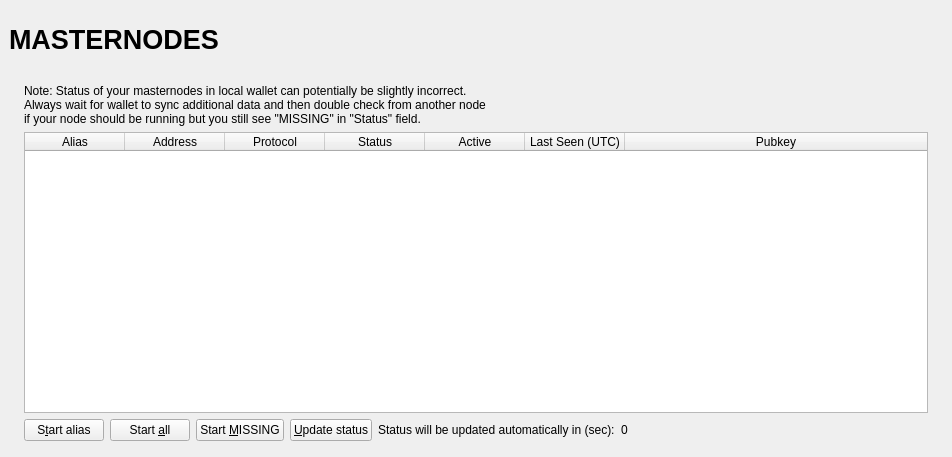
<?xml version="1.0" encoding="UTF-8"?>
<ui version="4.0">
 <class>MasternodeList</class>
 <widget class="QWidget" name="MasternodeList">
  <property name="geometry">
   <rect>
    <x>0</x>
    <y>0</y>
    <width>723</width>
    <height>457</height>
   </rect>
  </property>
  <property name="windowTitle">
   <string>Form</string>
  </property>
  <layout class="QVBoxLayout" name="topLayout" stretch="0">
   <property name="leftMargin">
    <number>9</number>
   </property>
   <property name="topMargin">
    <number>9</number>
   </property>
   <property name="rightMargin">
    <number>9</number>
   </property>
   <property name="bottomMargin">
    <number>9</number>
   </property>
   <item>
    <layout class="QVBoxLayout" name="verticalLayout_Master" stretch="0,1">
     <property name="spacing">
      <number>0</number>
     </property>
     <item>
      <widget class="QFrame" name="frame_Header">
       <layout class="QVBoxLayout" name="verticalLayout_4">
        <property name="leftMargin">
         <number>0</number>
        </property>
        <property name="topMargin">
         <number>0</number>
        </property>
        <property name="rightMargin">
         <number>0</number>
        </property>
        <property name="bottomMargin">
         <number>0</number>
        </property>
        <item>
         <layout class="QHBoxLayout" name="horizontalLayout_Header" stretch="1,0,1">
          <item>
           <widget class="QLabel" name="labelOverviewHeaderLeft">
            <property name="minimumSize">
             <size>
              <width>464</width>
              <height>60</height>
             </size>
            </property>
            <property name="mstateraumSize">
             <size>
              <width>16777215</width>
              <height>60</height>
             </size>
            </property>
            <property name="font">
             <font>
              <pointsize>20</pointsize>
              <weight>75</weight>
              <bold>true</bold>
             </font>
            </property>
            <property name="text">
             <string>MASTERNODES</string>
            </property>
           </widget>
          </item>
          <item>
           <spacer name="horizontalSpacer">
            <property name="orientation">
             <enum>Qt::Horizontal</enum>
            </property>
            <property name="sizeHint" stdset="0">
             <size>
              <width>40</width>
              <height>20</height>
             </size>
            </property>
           </spacer>
          </item>
          <item>
           <widget class="QLabel" name="labelOverviewHeaderRight">
            <property name="minimumSize">
             <size>
              <width>464</width>
              <height>60</height>
             </size>
            </property>
            <property name="mstateraumSize">
             <size>
              <width>16777215</width>
              <height>60</height>
             </size>
            </property>
            <property name="font">
             <font>
              <pointsize>14</pointsize>
             </font>
            </property>
            <property name="text">
             <string/>
            </property>
            <property name="alignment">
             <set>Qt::AlignRight|Qt::AlignTrailing|Qt::AlignVCenter</set>
            </property>
           </widget>
          </item>
         </layout>
        </item>
       </layout>
      </widget>
     </item>
     <item>
      <widget class="QFrame" name="frame_BG">
       <layout class="QVBoxLayout" name="verticalLayout_3">
        <property name="leftMargin">
         <number>6</number>
        </property>
        <property name="topMargin">
         <number>6</number>
        </property>
        <property name="rightMargin">
         <number>6</number>
        </property>
        <property name="bottomMargin">
         <number>6</number>
        </property>
        <item>
         <widget class="QFrame" name="frame_Content">
          <layout class="QVBoxLayout" name="verticalLayout">
           <property name="spacing">
            <number>0</number>
           </property>
           <property name="leftMargin">
            <number>0</number>
           </property>
           <property name="topMargin">
            <number>0</number>
           </property>
           <property name="rightMargin">
            <number>0</number>
           </property>
           <property name="bottomMargin">
            <number>0</number>
           </property>
           <item>
            <layout class="QGridLayout" name="gridLayout_2">
             <property name="spacing">
              <number>2</number>
             </property>
             <item row="0" column="0">
              <widget class="QFrame" name="frameList">
               <layout class="QVBoxLayout" name="verticalLayout_2">
                <property name="bottomMargin">
                 <number>1</number>
                </property>
                <item>
                 <layout class="QHBoxLayout" name="horizontalLayout_note">
                  <property name="bottomMargin">
                   <number>0</number>
                  </property>
                  <item>
                   <widget class="QLabel" name="updateNote">
                    <property name="text">
                     <string>Note: Status of your masternodes in local wallet can potentially be slightly incorrect.&lt;br /&gt;Always wait for wallet to sync additional data and then double check from another node&lt;br /&gt;if your node should be running but you still see &quot;MISSING&quot; in &quot;Status&quot; field.</string>
                    </property>
                   </widget>
                  </item>
                 </layout>
                </item>
                <item>
                 <widget class="QTableWidget" name="tableWidgetMyMasternodes">
                  <property name="minimumSize">
                   <size>
                    <width>695</width>
                    <height>0</height>
                   </size>
                  </property>
                  <property name="palette">
                   <palette>
                    <active>
                     <colorrole role="Text">
                      <brush brushstyle="SolidPattern">
                       <color alpha="255">
                        <red>51</red>
                        <green>51</green>
                        <blue>51</blue>
                       </color>
                      </brush>
                     </colorrole>
                    </active>
                    <inactive>
                     <colorrole role="Text">
                      <brush brushstyle="SolidPattern">
                       <color alpha="255">
                        <red>51</red>
                        <green>51</green>
                        <blue>51</blue>
                       </color>
                      </brush>
                     </colorrole>
                    </inactive>
                    <disabled>
                     <colorrole role="Text">
                      <brush brushstyle="SolidPattern">
                       <color alpha="255">
                        <red>85</red>
                        <green>85</green>
                        <blue>85</blue>
                       </color>
                      </brush>
                     </colorrole>
                    </disabled>
                   </palette>
                  </property>
                  <property name="editTriggers">
                   <set>QAbstractItemView::NoEditTriggers</set>
                  </property>
                  <property name="alternatingRowColors">
                   <bool>true</bool>
                  </property>
                  <property name="selectionMode">
                   <enum>QAbstractItemView::SingleSelection</enum>
                  </property>
                  <property name="selectionBehavior">
                   <enum>QAbstractItemView::SelectRows</enum>
                  </property>
                  <property name="sortingEnabled">
                   <bool>true</bool>
                  </property>
                  <attribute name="horizontalHeaderStretchLastSection">
                   <bool>true</bool>
                  </attribute>
                  <column>
                   <property name="text">
                    <string>Alias</string>
                   </property>
                  </column>
                  <column>
                   <property name="text">
                    <string>Address</string>
                   </property>
                  </column>
                  <column>
                   <property name="text">
                    <string>Protocol</string>
                   </property>
                  </column>
                  <column>
                   <property name="text">
                    <string>Status</string>
                   </property>
                  </column>
                  <column>
                   <property name="text">
                    <string>Active</string>
                   </property>
                  </column>
                  <column>
                   <property name="text">
                    <string>Last Seen (UTC)</string>
                   </property>
                  </column>
                  <column>
                   <property name="text">
                    <string>Pubkey</string>
                   </property>
                  </column>
                 </widget>
                </item>
                <item>
                 <layout class="QHBoxLayout" name="horizontalLayout_5">
                  <property name="bottomMargin">
                   <number>0</number>
                  </property>
                  <item>
                   <widget class="QPushButton" name="startButton">
                    <property name="text">
                     <string>S&amp;tart alias</string>
                    </property>
                   </widget>
                  </item>
                  <item>
                   <widget class="QPushButton" name="startAllButton">
                    <property name="text">
                     <string>Start &amp;all</string>
                    </property>
                   </widget>
                  </item>
                  <item>
                   <widget class="QPushButton" name="startMissingButton">
                    <property name="text">
                     <string>Start &amp;MISSING</string>
                    </property>
                   </widget>
                  </item>
                  <item>
                   <widget class="QPushButton" name="UpdateButton">
                    <property name="text">
                     <string>&amp;Update status</string>
                    </property>
                   </widget>
                  </item>
                  <item>
                   <widget class="QLabel" name="autoupdate_label">
                    <property name="text">
                     <string>Status will be updated automatically in (sec):</string>
                    </property>
                   </widget>
                  </item>
                  <item>
                   <widget class="QLabel" name="secondsLabel">
                    <property name="text">
                     <string>0</string>
                    </property>
                   </widget>
                  </item>
                  <item>
                   <spacer name="horizontalSpacer_5">
                    <property name="orientation">
                     <enum>Qt::Horizontal</enum>
                    </property>
                    <property name="sizeHint" stdset="0">
                     <size>
                      <width>40</width>
                      <height>20</height>
                     </size>
                    </property>
                   </spacer>
                  </item>
                 </layout>
                </item>
               </layout>
              </widget>
             </item>
            </layout>
           </item>
          </layout>
         </widget>
        </item>
       </layout>
      </widget>
     </item>
    </layout>
   </item>
  </layout>
 </widget>
 <resources/>
 <connections/>
</ui>
